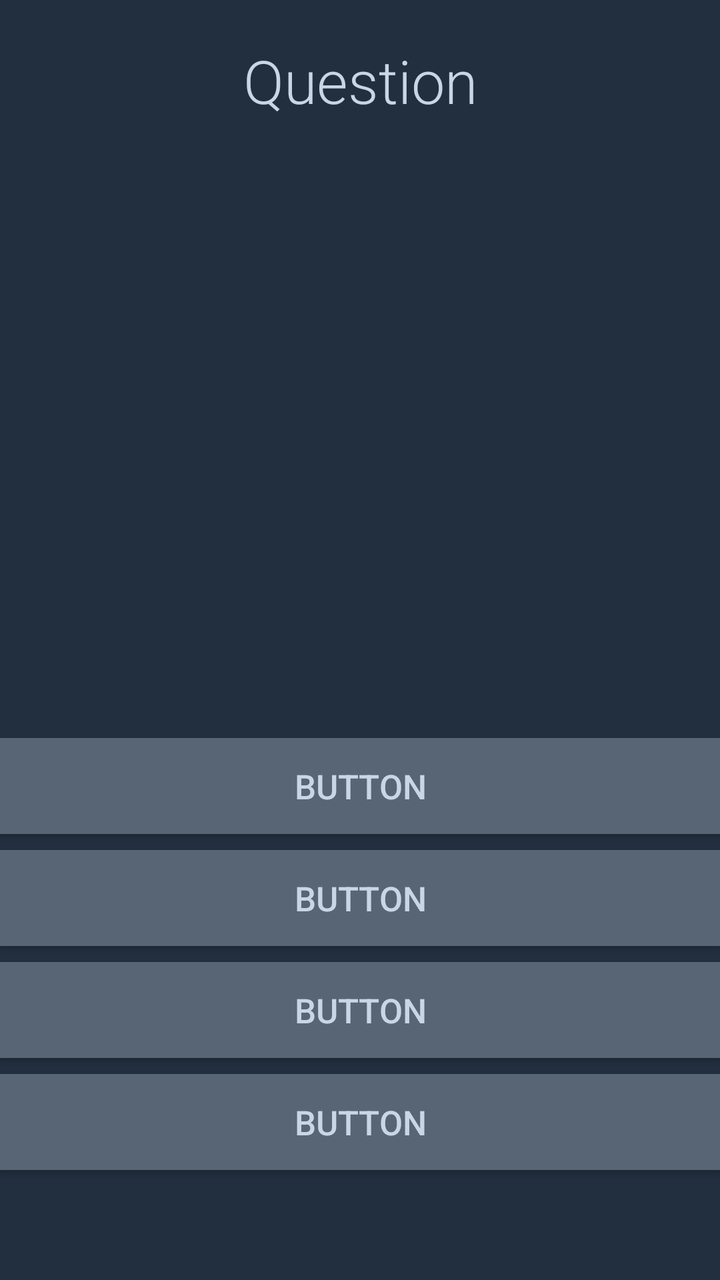
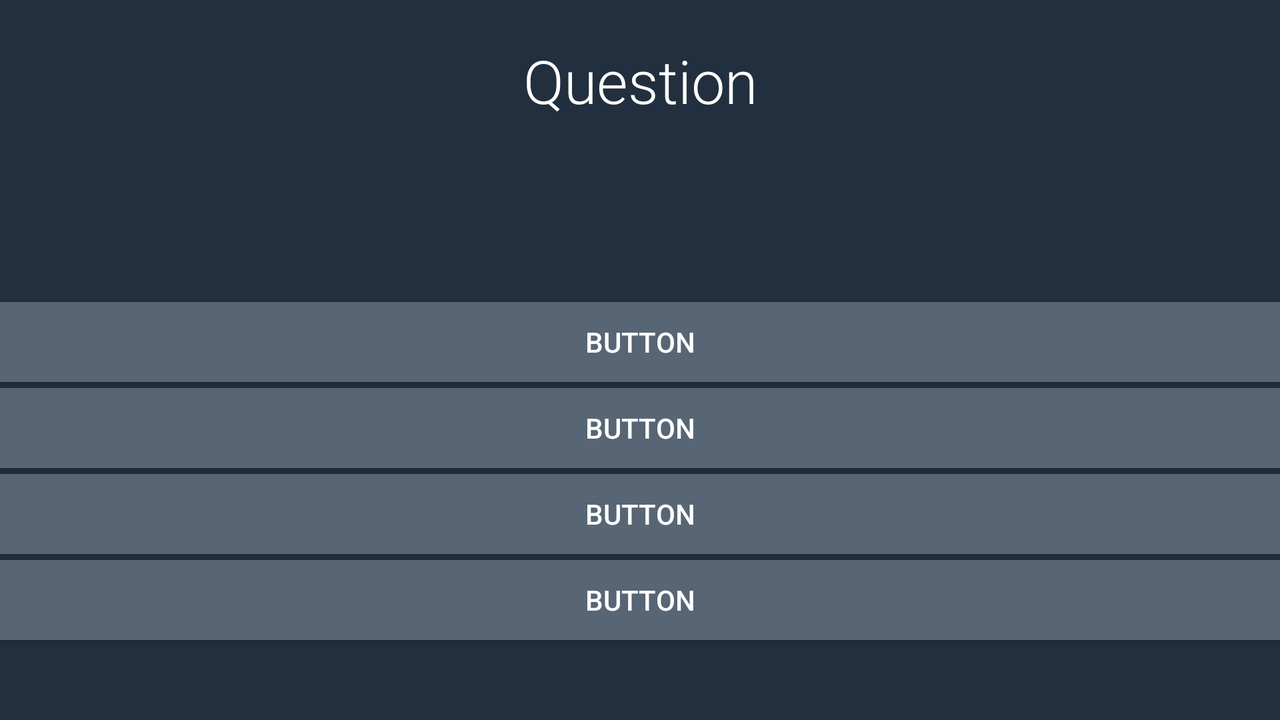

One screen, two layout resources from the same app: the default and the repository's alternative for another configuration. Each is rendered where Android would select it; the XML of both is given below.
<!-- AndroidManifest.xml: application theme AppTheme -->
<!-- res/layout/fragment_second.xml -->
<?xml version="1.0" encoding="utf-8"?>
<RelativeLayout xmlns:android="http://schemas.android.com/apk/res/android"
    xmlns:tools="http://schemas.android.com/tools"
    android:layout_width="match_parent"
    android:layout_height="match_parent"
    android:background="#222f3e"
    tools:context=".SecondFragment">

    <Button
        android:id="@+id/btn_one"
        android:layout_width="match_parent"
        android:layout_height="wrap_content"
        android:layout_above="@+id/btn_two"
        android:layout_marginVertical="4sp"
        android:layout_marginBottom="8dp"
        android:background="#576574"
        android:fontFamily="sans-serif-medium"
        android:text="Button"
        android:textColor="#c8d6e5"
        android:textSize="17sp" />

    <Button
        android:id="@+id/btn_two"
        android:layout_width="match_parent"
        android:layout_height="wrap_content"
        android:layout_above="@+id/btn_three"
        android:layout_marginVertical="4sp"
        android:layout_marginBottom="8dp"
        android:background="#576574"
        android:fontFamily="sans-serif-medium"
        android:text="Button"
        android:textColor="#c8d6e5"
        android:textSize="17sp" />

    <Button
        android:id="@+id/btn_three"
        android:layout_width="match_parent"
        android:layout_height="wrap_content"
        android:layout_above="@+id/btn_four"
        android:layout_marginVertical="4sp"
        android:layout_marginBottom="8dp"
        android:background="#576574"
        android:fontFamily="sans-serif-medium"
        android:text="Button"
        android:textColor="#c8d6e5"
        android:textSize="17sp" />

    <Button
        android:id="@+id/btn_four"
        android:layout_width="match_parent"
        android:layout_height="wrap_content"
        android:layout_alignParentBottom="true"
        android:layout_marginTop="4sp"
        android:layout_marginBottom="55dp"
        android:background="#576574"
        android:fontFamily="sans-serif-medium"
        android:text="Button"
        android:textColor="#c8d6e5"
        android:textSize="17sp" />

    <TextView
        android:id="@+id/tv_question"
        android:layout_width="match_parent"
        android:layout_height="wrap_content"
        android:layout_above="@+id/btn_one"
        android:layout_alignParentTop="true"
        android:layout_centerHorizontal="true"
        android:fontFamily="sans-serif-light"
        android:gravity="center_horizontal"
        android:paddingTop="20sp"
        android:text="Question"
        android:textColor="#c8d6e5"
        android:textSize="30sp" />

</RelativeLayout>
<!-- resources referenced by this layout -->
<resources>
  <style name="AppTheme" parent="Theme.AppCompat.Light.DarkActionBar">
          
          <item name="colorPrimary">@color/colorPrimary</item>
          <item name="colorPrimaryDark">@color/colorPrimaryDark</item>
          <item name="colorAccent">@color/colorAccent</item>
      </style>
  <color name="colorPrimary">#000000</color>
  <color name="colorPrimaryDark">#000000</color>
  <color name="colorAccent">#03DAC5</color>
</resources>
<!-- res/layout-land/fragment_second.xml (the repository's variant of the layout above) -->
<!-- drawn on the phone turned sideways -->
<?xml version="1.0" encoding="utf-8"?>
<RelativeLayout xmlns:android="http://schemas.android.com/apk/res/android"
    xmlns:tools="http://schemas.android.com/tools"
    android:layout_width="match_parent"
    android:layout_height="match_parent"
    android:layout_margin="0dp"
    android:background="#222f3e"
    tools:context=".SecondFragment">

    <Button
        android:id="@+id/btn_three"
        android:layout_width="match_parent"
        android:layout_height="40dp"
        android:layout_above="@+id/btn_four"
        android:layout_marginBottom="3dp"
        android:background="#576574"
        android:text="Button"
        android:textColor="#FFFFFF"
        android:textSize="14sp" />

    <Button
        android:id="@+id/btn_one"
        android:layout_width="match_parent"
        android:layout_height="40dp"
        android:layout_above="@+id/btn_two"
        android:layout_marginBottom="3dp"
        android:background="#576574"
        android:text="Button"
        android:textColor="#FFFFFF"
        android:textSize="14sp" />

    <Button
        android:id="@+id/btn_two"
        android:layout_width="match_parent"
        android:layout_height="40dp"
        android:layout_above="@+id/btn_three"
        android:layout_marginBottom="3dp"
        android:background="#576574"

        android:text="Button"
        android:textColor="#FFFFFF"
        android:textSize="14sp" />

    <Button
        android:id="@+id/btn_four"
        android:layout_width="match_parent"
        android:layout_height="40dp"
        android:layout_alignParentBottom="true"
        android:layout_marginBottom="40dp"
        android:background="#576574"
        android:text="Button"
        android:textColor="#FFFFFF"
        android:textSize="14sp" />

    <TextView
        android:id="@+id/tv_question"
        android:layout_width="match_parent"
        android:layout_height="wrap_content"
        android:layout_above="@+id/btn_one"
        android:layout_alignParentTop="true"
        android:layout_centerHorizontal="true"
        android:fontFamily="sans-serif-light"
        android:gravity="center_horizontal"
        android:paddingTop="20sp"
        android:paddingBottom="20dp"
        android:text="Question"
        android:textColor="#FFFFFF"
        android:textSize="30sp" />

</RelativeLayout>
